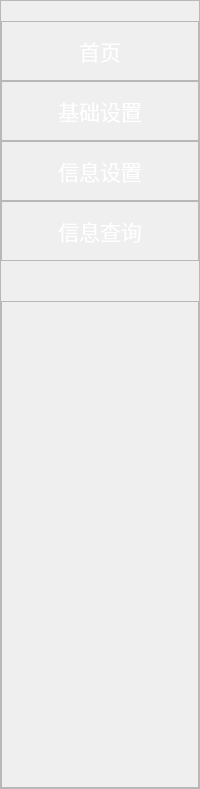
           <widget class="QFrame" name="frame_6">
            <property name="sizePolicy">
             <sizepolicy hsizetype="Expanding" vsizetype="Preferred">
              <horstretch>2</horstretch>
              <verstretch>0</verstretch>
             </sizepolicy>
            </property>
            <property name="minimumSize">
             <size>
              <width>171</width>
              <height>789</height>
             </size>
            </property>
            <property name="styleSheet">
             <string notr="true">#frame_6{
	border-bottom-left-radius:20px;
	
	background-color: rgb(0, 0, 0);
}

QPushButton{
	color: rgb(255, 255, 255);
	font: 16pt &quot;华文新魏&quot;;
	border-radius:8px;
}
QPushButton:pressed{
	color: rgb(255, 170, 0);
	padding-bottom:5px;
	padding-left:5px;
}
#frame_8:hover{
	background-color: rgb(115, 148, 255);
}
#frame_9:hover{
	background-color: rgb(115, 148, 255);
}

#frame_21:hover{
	background-color: rgb(115, 148, 255);
}

#frame_22:hover{
	background-color: rgb(115, 148, 255);
}
</string>
            </property>
            <property name="frameShape">
             <enum>QFrame::StyledPanel</enum>
            </property>
            <property name="frameShadow">
             <enum>QFrame::Raised</enum>
            </property>
            <layout class="QVBoxLayout" name="verticalLayout_3">
             <property name="spacing">
              <number>0</number>
             </property>
             <property name="leftMargin">
              <number>0</number>
             </property>
             <property name="topMargin">
              <number>0</number>
             </property>
             <property name="rightMargin">
              <number>0</number>
             </property>
             <property name="bottomMargin">
              <number>0</number>
             </property>
             <item>
              <spacer name="verticalSpacer_2">
               <property name="orientation">
                <enum>Qt::Vertical</enum>
               </property>
               <property name="sizeType">
                <enum>QSizePolicy::Fixed</enum>
               </property>
               <property name="sizeHint" stdset="0">
                <size>
                 <width>20</width>
                 <height>20</height>
                </size>
               </property>
              </spacer>
             </item>
             <item>
              <widget class="QFrame" name="frame_8">
               <property name="sizePolicy">
                <sizepolicy hsizetype="Preferred" vsizetype="Expanding">
                 <horstretch>0</horstretch>
                 <verstretch>2</verstretch>
                </sizepolicy>
               </property>
               <property name="maximumSize">
                <size>
                 <width>16777215</width>
                 <height>60</height>
                </size>
               </property>
               <property name="frameShape">
                <enum>QFrame::StyledPanel</enum>
               </property>
               <property name="frameShadow">
                <enum>QFrame::Raised</enum>
               </property>
               <layout class="QVBoxLayout" name="verticalLayout_4">
                <property name="spacing">
                 <number>0</number>
                </property>
                <property name="leftMargin">
                 <number>0</number>
                </property>
                <property name="topMargin">
                 <number>0</number>
                </property>
                <property name="rightMargin">
                 <number>0</number>
                </property>
                <property name="bottomMargin">
                 <number>0</number>
                </property>
                <item>
                 <widget class="QPushButton" name="pushButton_5">
                  <property name="sizePolicy">
                   <sizepolicy hsizetype="Minimum" vsizetype="Expanding">
                    <horstretch>0</horstretch>
                    <verstretch>0</verstretch>
                   </sizepolicy>
                  </property>
                  <property name="font">
                   <font>
                    <family>华文新魏</family>
                    <pointsize>16</pointsize>
                    <weight>50</weight>
                    <italic>false</italic>
                    <bold>false</bold>
                   </font>
                  </property>
                  <property name="text">
                   <string>首页</string>
                  </property>
                 </widget>
                </item>
               </layout>
              </widget>
             </item>
             <item>
              <widget class="QFrame" name="frame_9">
               <property name="sizePolicy">
                <sizepolicy hsizetype="Preferred" vsizetype="Expanding">
                 <horstretch>0</horstretch>
                 <verstretch>2</verstretch>
                </sizepolicy>
               </property>
               <property name="maximumSize">
                <size>
                 <width>16777215</width>
                 <height>60</height>
                </size>
               </property>
               <property name="frameShape">
                <enum>QFrame::StyledPanel</enum>
               </property>
               <property name="frameShadow">
                <enum>QFrame::Raised</enum>
               </property>
               <layout class="QVBoxLayout" name="verticalLayout_8">
                <property name="spacing">
                 <number>0</number>
                </property>
                <property name="leftMargin">
                 <number>0</number>
                </property>
                <property name="topMargin">
                 <number>0</number>
                </property>
                <property name="rightMargin">
                 <number>0</number>
                </property>
                <property name="bottomMargin">
                 <number>0</number>
                </property>
                <item>
                 <widget class="QPushButton" name="pushButton_6">
                  <property name="sizePolicy">
                   <sizepolicy hsizetype="Minimum" vsizetype="Expanding">
                    <horstretch>0</horstretch>
                    <verstretch>0</verstretch>
                   </sizepolicy>
                  </property>
                  <property name="font">
                   <font>
                    <family>华文新魏</family>
                    <pointsize>16</pointsize>
                    <weight>50</weight>
                    <italic>false</italic>
                    <bold>false</bold>
                   </font>
                  </property>
                  <property name="text">
                   <string>基础设置</string>
                  </property>
                 </widget>
                </item>
               </layout>
              </widget>
             </item>
             <item>
              <widget class="QFrame" name="frame_21">
               <property name="sizePolicy">
                <sizepolicy hsizetype="Preferred" vsizetype="Expanding">
                 <horstretch>0</horstretch>
                 <verstretch>2</verstretch>
                </sizepolicy>
               </property>
               <property name="maximumSize">
                <size>
                 <width>16777215</width>
                 <height>60</height>
                </size>
               </property>
               <property name="frameShape">
                <enum>QFrame::StyledPanel</enum>
               </property>
               <property name="frameShadow">
                <enum>QFrame::Raised</enum>
               </property>
               <layout class="QVBoxLayout" name="verticalLayout_10">
                <property name="spacing">
                 <number>0</number>
                </property>
                <property name="leftMargin">
                 <number>0</number>
                </property>
                <property name="topMargin">
                 <number>0</number>
                </property>
                <property name="rightMargin">
                 <number>0</number>
                </property>
                <property name="bottomMargin">
                 <number>0</number>
                </property>
                <item>
                 <widget class="QPushButton" name="pushButton_7">
                  <property name="sizePolicy">
                   <sizepolicy hsizetype="Minimum" vsizetype="Expanding">
                    <horstretch>0</horstretch>
                    <verstretch>0</verstretch>
                   </sizepolicy>
                  </property>
                  <property name="font">
                   <font>
                    <family>华文新魏</family>
                    <pointsize>16</pointsize>
                    <weight>50</weight>
                    <italic>false</italic>
                    <bold>false</bold>
                   </font>
                  </property>
                  <property name="text">
                   <string>信息设置</string>
                  </property>
                 </widget>
                </item>
               </layout>
              </widget>
             </item>
             <item>
              <widget class="QFrame" name="frame_22">
               <property name="sizePolicy">
                <sizepolicy hsizetype="Preferred" vsizetype="Expanding">
                 <horstretch>0</horstretch>
                 <verstretch>2</verstretch>
                </sizepolicy>
               </property>
               <property name="maximumSize">
                <size>
                 <width>16777215</width>
                 <height>60</height>
                </size>
               </property>
               <property name="frameShape">
                <enum>QFrame::StyledPanel</enum>
               </property>
               <property name="frameShadow">
                <enum>QFrame::Raised</enum>
               </property>
               <layout class="QVBoxLayout" name="verticalLayout_11">
                <property name="spacing">
                 <number>0</number>
                </property>
                <property name="leftMargin">
                 <number>0</number>
                </property>
                <property name="topMargin">
                 <number>0</number>
                </property>
                <property name="rightMargin">
                 <number>0</number>
                </property>
                <property name="bottomMargin">
                 <number>0</number>
                </property>
                <item>
                 <widget class="QPushButton" name="pushButton_8">
                  <property name="sizePolicy">
                   <sizepolicy hsizetype="Minimum" vsizetype="Expanding">
                    <horstretch>0</horstretch>
                    <verstretch>0</verstretch>
                   </sizepolicy>
                  </property>
                  <property name="font">
                   <font>
                    <family>华文新魏</family>
                    <pointsize>16</pointsize>
                    <weight>50</weight>
                    <italic>false</italic>
                    <bold>false</bold>
                   </font>
                  </property>
                  <property name="text">
                   <string>信息查询</string>
                  </property>
                 </widget>
                </item>
               </layout>
              </widget>
             </item>
             <item>
              <spacer name="verticalSpacer">
               <property name="orientation">
                <enum>Qt::Vertical</enum>
               </property>
               <property name="sizeHint" stdset="0">
                <size>
                 <width>20</width>
                 <height>40</height>
                </size>
               </property>
              </spacer>
             </item>
             <item>
              <widget class="QFrame" name="frame_23">
               <property name="sizePolicy">
                <sizepolicy hsizetype="Preferred" vsizetype="Expanding">
                 <horstretch>0</horstretch>
                 <verstretch>8</verstretch>
                </sizepolicy>
               </property>
               <property name="frameShape">
                <enum>QFrame::StyledPanel</enum>
               </property>
               <property name="frameShadow">
                <enum>QFrame::Raised</enum>
               </property>
              </widget>
             </item>
            </layout>
           </widget>
